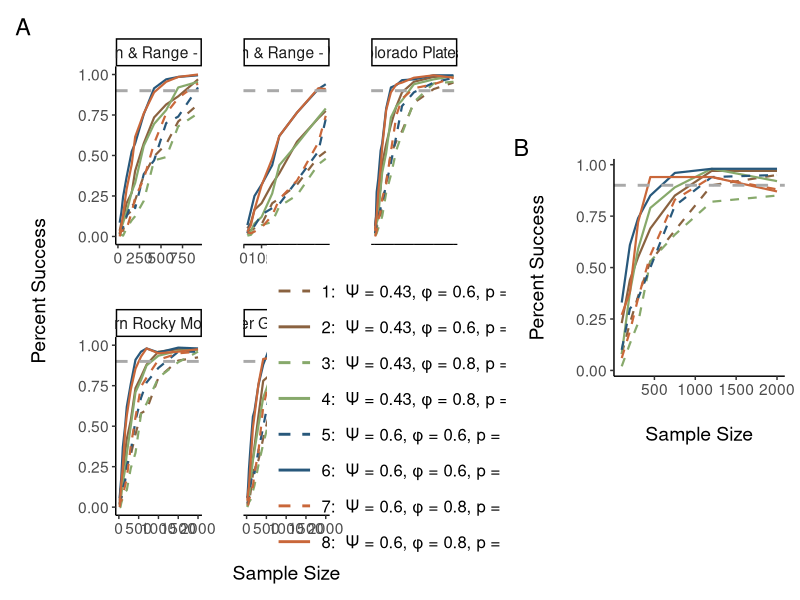

Source code (R): (Note: this script raises an error after producing the figure.)
library(dplyr)
library(tidyr)
library(ggplot2)
library(patchwork)

## Fixed study characteristics
nyear = 10
#n_sites = sum(emu_veg$hex_num)
n_vis = 2

### Parameters ###

# get dataframe of all possible scenarios
sim_scenarios_table <- data.frame(
  # these are the parameters that change, taken directly from Woods 2019
  psi = c(0.03, 0.43, 0.6), phi = c(.6, .8, .8), p = c(0.4, 0.8, .8)) %>%
  # get all possible combinations
  tidyr::expand(psi, phi,p) %>%
  # and give each unique combination an ID
  mutate(sim_num = row_number(),
         occupancy = ifelse(psi == 0.03, "low", "high")) %>%
  # these are the same for all scenarios right now, sd's from Wood 2019, psi1_low kinda made up
  #mutate(sd_phi = 0.04, sd_gamma = 0.01) %>%
  select(-sim_num) %>%
  #rowwise() %>%
  mutate(gamma = round((psi * (1-phi))/(1-psi), 2)) %>%
  #ungroup() %>%
  #group_by(phi, p, sd_phi, sd_gamma) %>%
  pivot_wider(names_from = "occupancy", values_from = c("gamma", "psi"), values_fn = list) %>%
  unnest(c(gamma_high, psi_high)) %>%
  arrange(psi_high, phi) %>%
  mutate(simulation_scenario = row_number()) %>%
  select(simulation_scenario,everything())

### Hierarchical Power ###
hier_plot_df <- read.csv(here::here("data/nimble_power_check_hier_landscape.csv")) %>%
  mutate(scenario_id = chunk_num)

hier_plot_df <- hier_plot_df %>%
  select(-scenario_id) %>%
  left_join(sim_scenarios_table, by = c("phi", "p", "psi" = "psi_high"))

# ci_plotting_df <- tibble(ci = c(0.95, 0.90, 0.95, 0.90),
#                          y = c("ci_check", "ci_check_left_tail", "ci_check_any_decline", "post_check_any_decline"))

hier_power_plt <- #purrr::pmap(ci_plotting_df, ~hier_plot_df %>%
                                #filter(CI_type == .x) %>%
  hier_plot_df %>%
  arrange(psi) %>%
  mutate(sim_type = paste0(simulation_scenario, ":  \u03A8 = ", psi, ", \u03C6 = ", phi, ", p = ", p)) %>%
  ggplot(aes(x = total_n, y = ci_two_tail)) +
  geom_line(aes(color = sim_type, linetype = sim_type), linewidth = 0.75) +
  theme_classic() +
  scale_colour_discrete("", type = rep(c("#8A6240", "#87A96B", "#28587B", "#c9673a"), each = 2)) +
  scale_linetype_manual("", values=c(2,1,2,1,2,1,2,1)) +
  geom_hline(yintercept = 0.9, color = "darkgrey", linetype = "dashed", linewidth = 1) +
  #geom_vline(xintercept = 2000, color = "darkgrey", linewidth = 1) +
  theme(legend.position = "none",
        text=element_text(size=14),
        axis.title.y = element_text(margin = margin(t = 0, r = 20, b = 0, l = 0)),
        axis.title.x = element_text(margin = margin(t = 20, r = 0, b = 0, l = 0))) +
  ylab("Percent Success") +
  xlab("Sample Size")
#)

#ggsave(here::here("figures/hier_power_plot.jpeg"), hier_power_plt)


### EMU Power ###


power_eval <- read.csv(here::here("data/nimble_power_check_emu.csv"))

power_plt <- power_eval %>%
  #filter(total_n < 1200) %>%
  left_join(sim_scenarios_table, by = c("phi", "p", "psi" = "psi_high")) %>%
  mutate(sim_type = paste0(simulation_scenario, ":  \u03A8 = ", psi, ", \u03C6 = ", phi, ", p = ", p)) %>%
  mutate(unit = case_when(
    emu == "BRE" ~ "Basin & Range - East",
    emu == "BRW" ~ "Basin & Range - West",
    emu == "CP" ~ "Colorado Plateau",
    emu == "SRM" ~ "Southern Rocky Mountains",
    emu == "UGM" ~ "Upper Gila Mountains"
  )) %>%
  ggplot(aes(x = total_n, y = ci_two_tail)) +
  geom_line(aes(color = sim_type, linetype = sim_type), linewidth = 0.75) +
  # geom_vline(xintercept = 300) +
  # geom_vline(xintercept = 420) +
  # geom_vline(xintercept = 560) +
  # geom_vline(xintercept = 700) +
  # geom_vline(xintercept = 930) +
  # geom_vline(xintercept = 1000) +
  facet_wrap(~unit, scales = "free_x") +
  theme_classic() +
  scale_colour_discrete("", type = rep(c("#8A6240", "#87A96B", "#28587B", "#c9673a"), each = 2)) +
  scale_linetype_manual("", values=c(2,1,2,1,2,1,2,1)) +
  geom_hline(yintercept = 0.9, color = "darkgrey", linetype = "dashed", linewidth = 1) +
  theme(legend.position = "inside", legend.position.inside = c(0.85, 0.25),
        legend.text=element_text(size=12),
        legend.key.width = unit(1,"cm"),
        text=element_text(size=14),
        legend.key.spacing.y = unit(0.3, 'cm'),
        panel.spacing = unit(30, "pt"),
        axis.title.y = element_text(margin = margin(t = 0, r = 20, b = 0, l = 0)),
        axis.title.x = element_text(margin = margin(t = 20, r = 0, b = 0, l = 0))
  ) +
  guides(linetype = guide_legend(override.aes = list(linewidth = 1))# byrow = TRUE),
         #color = guide_legend(byrow = TRUE)
  ) +
  ylab("Percent Success") +
  xlab("Sample Size")

#ggsave(here::here("figures/power_plot.jpeg"), power_plt)

power_join <- power_plt + plot_spacer() +
  (plot_spacer() + hier_power_plt + plot_spacer() + plot_layout(ncol = 1, heights = c(0.5,2,0.5))) +
  plot_layout(nrow = 1, widths = c(2, 0.15, 1)) +
  plot_annotation(tag_levels = "A")

ggsave(here::here("figures/power_plot_join.jpeg"), power_join, width = 18, height = 9)

# # get plots for different kinds of power checks
# ggsave(here::here("figures/power_check_twotail.png"), power_plt[[1]], width = 16.5, height = 9.87)
# ggsave(here::here("figures/power_check_lefttail.png"), power_plt[[2]], width = 16.5, height = 9.87)
# ggsave(here::here("figures/power_check_negative.png"), power_plt[[3]], width = 16.5, height = 9.87)


################################
#### Separate by detection #####
################################

hier_power_p4 <- hier_plot_df %>%
  arrange(psi) %>%
  filter(p == 0.4) %>%
  mutate(sim_type = paste0("\u03A8 = ", psi, ", \u03C6 = ", phi)) %>%
  ggplot(aes(x = total_samp, y = success)) +
  geom_line(aes(color = sim_type), linewidth = 0.75) +
  theme_classic() +
  scale_colour_discrete("", type = c("#8A6240", "#87A96B", "#28587B", "#c9673a")) +
  #scale_linetype_manual("", values=c(2,1,2,1,2,1,2,1)) +
  geom_hline(yintercept = 0.9, color = "darkgrey", linetype = "dashed", linewidth = 1) +
  geom_vline(xintercept = 2000, color = "darkgrey", linewidth = 1) +
  theme(#legend.position = "none",
        text=element_text(size=14),
        axis.title.y = element_text(margin = margin(t = 0, r = 20, b = 0, l = 0)),
        axis.title.x = element_text(margin = margin(t = 20, r = 0, b = 0, l = 0))) +
  ylab("Percent Success") +
  xlab("Sample Size")

hier_power_p8 <- hier_plot_df %>%
  arrange(psi) %>%
  filter(p == 0.8) %>%
  mutate(sim_type = paste0("\u03A8 = ", psi, ", \u03C6 = ", phi)) %>%
  ggplot(aes(x = total_samp, y = success)) +
  geom_line(aes(color = sim_type), linewidth = 0.75) +
  theme_classic() +
  scale_colour_discrete("", type = c("#8A6240", "#87A96B", "#28587B", "#c9673a")) +
  #scale_linetype_manual("", values=c(2,1,2,1,2,1,2,1)) +
  geom_hline(yintercept = 0.9, color = "darkgrey", linetype = "dashed", linewidth = 1) +
  geom_vline(xintercept = 2000, color = "darkgrey", linewidth = 1) +
  theme(#legend.position = "none",
        text=element_text(size=14),
        axis.title.y = element_text(margin = margin(t = 0, r = 20, b = 0, l = 0)),
        axis.title.x = element_text(margin = margin(t = 20, r = 0, b = 0, l = 0))) +
  ylab("Percent Success") +
  xlab("Sample Size")

power_p4 <- power_plot_df %>%
  select(-sim_id) %>%
  filter(p == 0.4) %>%
  left_join(sim_scenarios_table, by = c("phi", "p", "psi" = "psi_high")) %>%
  mutate(sim_type = paste0(simulation_scenario, ": \u03A8 = ", psi, ", \u03C6 = ", phi, ", p = ", p)) %>%
  mutate(unit = case_when(
    emu == "BRE" ~ "Basin & Range - East",
    emu == "BRW" ~ "Basin & Range - West",
    emu == "CP" ~ "Colorado Plateau",
    emu == "SRM" ~ "Southern Rocky Mountains",
    emu == "UGM" ~ "Upper Gila Mountains"
  )) %>%
  ggplot(aes(x = total_n, y = success)) +
  geom_line(aes(color = sim_type), linewidth = 0.75) +
  facet_wrap(~unit, scales = "free_x") +
  theme_classic() +
  scale_colour_discrete("", type = c("#8A6240", "#87A96B", "#28587B", "#c9673a")) +
  #scale_linetype_manual("", values=c(2,1,2,1,2,1,2,1)) +
  geom_hline(yintercept = 0.9, color = "darkgrey", linetype = "dashed", linewidth = 1) +
  theme(legend.position = "none",
        #legend.position = "inside", legend.position.inside = c(0.85, 0.25),
        legend.text=element_text(size=12),
        legend.key.width = unit(1,"cm"),
        text=element_text(size=14),
        legend.key.spacing.y = unit(0.5, 'cm'),
        panel.spacing = unit(30, "pt"),
        axis.title.y = element_text(margin = margin(t = 0, r = 20, b = 0, l = 0)),
        axis.title.x = element_blank(),
  ) +
  guides(linetype = guide_legend(override.aes = list(linewidth = 1))# byrow = TRUE),
         #color = guide_legend(byrow = TRUE)
  ) +
  ylab("Percent Success")

power_p8 <- power_plot_df %>%
  select(-sim_id) %>%
  filter(p == 0.8) %>%
  left_join(sim_scenarios_table, by = c("phi", "p", "psi" = "psi_high")) %>%
  mutate(sim_type = paste0(simulation_scenario, ": \u03A8 = ", psi, ", \u03C6 = ", phi, ", p = ", p)) %>%
  mutate(unit = case_when(
    emu == "BRE" ~ "Basin & Range - East",
    emu == "BRW" ~ "Basin & Range - West",
    emu == "CP" ~ "Colorado Plateau",
    emu == "SRM" ~ "Southern Rocky Mountains",
    emu == "UGM" ~ "Upper Gila Mountains"
  )) %>%
  ggplot(aes(x = total_n, y = success)) +
  geom_line(aes(color = sim_type), linewidth = 0.75) +
  facet_wrap(~unit, scales = "free_x") +
  theme_classic() +
  scale_colour_discrete("", type = c("#8A6240", "#87A96B", "#28587B", "#c9673a")) +
  #scale_linetype_manual("", values=c(2,1,2,1,2,1,2,1)) +
  geom_hline(yintercept = 0.9, color = "darkgrey", linetype = "dashed", linewidth = 1) +
  theme(legend.position = "none",
        #legend.position = "inside", legend.position.inside = c(0.85, 0.25),
        legend.text=element_text(size=12),
        legend.key.width = unit(1,"cm"),
        text=element_text(size=14),
        legend.key.spacing.y = unit(0.5, 'cm'),
        panel.spacing = unit(30, "pt"),
        axis.title.y = element_text(margin = margin(t = 0, r = 20, b = 0, l = 0)),
        axis.title.x = element_text(margin = margin(t = 20, r = 0, b = 0, l = 0))
  ) +
  guides(linetype = guide_legend(override.aes = list(linewidth = 1))# byrow = TRUE),
         #color = guide_legend(byrow = TRUE)
  ) +
  ylab("Percent Success") +
  xlab("Sample Size")


(power_p4 + plot_spacer() +
  (plot_spacer() + hier_power_p4 + plot_spacer() + plot_layout(ncol = 1, heights = c(0.5,2,0.5))) +
  plot_layout(nrow = 1, widths = c(2, 0.15, 1))) /
  plot_spacer() /
  (power_p8 + plot_spacer() +
     (plot_spacer() + hier_power_p8 + plot_spacer() + plot_layout(ncol = 1, heights = c(0.5,2,0.5))) +
     plot_layout(nrow = 1, widths = c(2, 0.15, 1))) +
  plot_layout(heights = c(2,.3, 2))

power_by_detection <- (power_p4 + plot_spacer() + power_p8 + plot_layout(axis_titles = "collect", heights = c(2,.3, 2))) /
  plot_spacer() /
  (plot_spacer() + hier_power_p4 + guide_area() + hier_power_p8 + plot_spacer() + plot_layout(guides = "collect", ncol = 1, heights = c(0.15, 1, 0.75, 1, 0.15))) +
  plot_layout(ncol = 3, widths = c(2, 0.15, 1))

ggsave(here::here("figures/power_plot_detection.jpeg"), power_by_detection, width = 20, height = 15)



##### Bias #####

## Absolute Bias
bias_plt <- power_eval %>%
  #filter(total_n > 250) %>%
  select(-sim_id) %>%
  left_join(sim_scenarios_table, by = c("phi", "p", "psi" = "psi_high")) %>%
  mutate(sim_type = paste0(simulation_scenario, ":  \u03A8 = ", psi, ", \u03C6 = ", phi, ", p = ", p)) %>%
  mutate(unit = case_when(
    emu == "BRE" ~ "Basin & Range - East",
    emu == "BRW" ~ "Basin & Range - West",
    emu == "CP" ~ "Colorado Plateau",
    emu == "SRM" ~ "Southern Rocky Mountains",
    emu == "UGM" ~ "Upper Gila Mountains"
  )) %>%
  filter(CI_type == 0.90) %>%
  ggplot(aes(x = total_n, y = bias)) +
  geom_line(aes(color = sim_type, linetype = sim_type), linewidth = 0.75) +
  facet_wrap(~unit, scales = "free_x") +
  theme_classic() +
  scale_colour_discrete("", type = rep(c("#8A6240", "#87A96B", "#28587B", "#c9673a"), each = 2)) +
  scale_linetype_manual("", values=c(2,1,2,1,2,1,2,1)) +
  geom_hline(yintercept = 0, color = "darkgrey", linetype = "dashed", linewidth = 1) +
  theme(legend.position = "inside", legend.position.inside = c(0.85, 0.25),
        legend.text=element_text(size=12),
        legend.key.width = unit(1,"cm"),
        text=element_text(size=14),
        legend.key.spacing.y = unit(0.5, 'cm'),
        panel.spacing = unit(30, "pt"),
        axis.title.y = element_text(margin = margin(t = 0, r = 20, b = 0, l = 0)),
        axis.title.x = element_text(margin = margin(t = 20, r = 0, b = 0, l = 0))
  ) +
  guides(linetype = guide_legend(override.aes = list(linewidth = 1))# byrow = TRUE),
         #color = guide_legend(byrow = TRUE)
  ) +
  ylab("Mean absolute bias") +
  xlab("Sample Size")

ggsave(here::here("figures/bias_plot.png"), bias_plt, width = 19.6, height = 12)

## Relative Bias
rel_bias_plt <- power_eval %>%
  #filter(total_n > 250) %>%
  select(-sim_id) %>%
  left_join(sim_scenarios_table, by = c("phi", "p", "psi" = "psi_high")) %>%
  mutate(sim_type = paste0(simulation_scenario, ":  \u03A8 = ", psi, ", \u03C6 = ", phi, ", p = ", p)) %>%
  mutate(unit = case_when(
    emu == "BRE" ~ "Basin & Range - East",
    emu == "BRW" ~ "Basin & Range - West",
    emu == "CP" ~ "Colorado Plateau",
    emu == "SRM" ~ "Southern Rocky Mountains",
    emu == "UGM" ~ "Upper Gila Mountains"
  )) %>%
  filter(CI_type == 0.90) %>%
  ggplot(aes(x = total_n, y = relative_bias)) +
  geom_line(aes(color = sim_type, linetype = sim_type), linewidth = 0.75) +
  facet_wrap(~unit, scales = "free_x") +
  theme_classic() +
  scale_colour_discrete("", type = rep(c("#8A6240", "#87A96B", "#28587B", "#c9673a"), each = 2)) +
  scale_linetype_manual("", values=c(2,1,2,1,2,1,2,1)) +
  geom_hline(yintercept = 0, color = "darkgrey", linetype = "dashed", linewidth = 1) +
  theme(legend.position = "inside", legend.position.inside = c(0.85, 0.25),
        legend.text=element_text(size=12),
        legend.key.width = unit(1,"cm"),
        text=element_text(size=14),
        legend.key.spacing.y = unit(0.5, 'cm'),
        panel.spacing = unit(30, "pt"),
        axis.title.y = element_text(margin = margin(t = 0, r = 20, b = 0, l = 0)),
        axis.title.x = element_text(margin = margin(t = 20, r = 0, b = 0, l = 0))
  ) +
  guides(linetype = guide_legend(override.aes = list(linewidth = 1))# byrow = TRUE),
         #color = guide_legend(byrow = TRUE)
  ) +
  ylab("Mean absolute bias") +
  xlab("Sample Size")

ggsave(here::here("figures/relative_bias_plot.png"), rel_bias_plt, width = 19.6, height = 12)

## For a two-tailed, alpha = 0.05 test, what percentage of reps is the true trend less than the estimated trend
### This plot shows that we're slightly more likely to underestimate the trend (true trend is less than estimated trend) across all replicates
power_eval %>%
  select(-sim_id) %>%
  left_join(sim_scenarios_table, by = c("phi", "p", "psi" = "psi_high")) %>%
  mutate(sim_type = paste0(simulation_scenario, ":  \u03A8 = ", psi, ", \u03C6 = ", phi, ", p = ", p)) %>%
  mutate(unit = case_when(
    emu == "BRE" ~ "Basin & Range - East",
    emu == "BRW" ~ "Basin & Range - West",
    emu == "CP" ~ "Colorado Plateau",
    emu == "SRM" ~ "Southern Rocky Mountains",
    emu == "UGM" ~ "Upper Gila Mountains"
  )) %>%
  filter(CI_type == 0.90) %>%
  ggplot(aes(x = total_n, y = percent_trend_lower)) +
  geom_line(aes(color = sim_type, linetype = sim_type), linewidth = 0.75) +
  facet_wrap(~unit, scales = "free_x") +
  theme_classic() +
  scale_colour_discrete("", type = rep(c("#8A6240", "#87A96B", "#28587B", "#c9673a"), each = 2)) +
  scale_linetype_manual("", values=c(2,1,2,1,2,1,2,1)) +
  geom_hline(yintercept = 0.5, color = "darkgrey", linetype = "dashed", linewidth = 1) +
  theme(legend.position = "inside", legend.position.inside = c(0.85, 0.25),
        legend.text=element_text(size=12),
        legend.key.width = unit(1,"cm"),
        text=element_text(size=14),
        legend.key.spacing.y = unit(0.5, 'cm'),
        panel.spacing = unit(30, "pt"),
        axis.title.y = element_text(margin = margin(t = 0, r = 20, b = 0, l = 0)),
        axis.title.x = element_text(margin = margin(t = 20, r = 0, b = 0, l = 0))
  ) +
  guides(linetype = guide_legend(override.aes = list(linewidth = 1))# byrow = TRUE),
         #color = guide_legend(byrow = TRUE)
  ) +
  ylab("Percent of Reps where True Trend is less than estimated trend") +
  xlab("Sample Size")



## For a two-tailed, alpha = 0.05 test, what percentage of reps is the true trend less than the estimated trend for only reps where
## estimated trend is not included in CI
### This plot shows that for reps not in the confidence interval, we're way more likely to overestimate the trend (true trend is greater than estimated trend)
bias_ci_in_plt <- power_eval %>%
  select(-sim_id) %>%
  left_join(sim_scenarios_table, by = c("phi", "p", "psi" = "psi_high")) %>%
  mutate(sim_type = paste0(simulation_scenario, ":  \u03A8 = ", psi, ", \u03C6 = ", phi, ", p = ", p)) %>%
  mutate(unit = case_when(
    emu == "BRE" ~ "Basin & Range - East",
    emu == "BRW" ~ "Basin & Range - West",
    emu == "CP" ~ "Colorado Plateau",
    emu == "SRM" ~ "Southern Rocky Mountains",
    emu == "UGM" ~ "Upper Gila Mountains"
  )) %>%
  filter(CI_type == 0.90) %>%
  ggplot(aes(x = total_n, y = percent_exclude_trend_lower)) +
  geom_line(aes(color = sim_type, linetype = sim_type), linewidth = 0.75) +
  facet_wrap(~unit, scales = "free_x") +
  theme_classic() +
  scale_colour_discrete("", type = rep(c("#8A6240", "#87A96B", "#28587B", "#c9673a"), each = 2)) +
  scale_linetype_manual("", values=c(2,1,2,1,2,1,2,1)) +
  geom_hline(yintercept = 0.5, color = "darkgrey", linetype = "dashed", linewidth = 1) +
  theme(legend.position = "inside", legend.position.inside = c(0.85, 0.25),
        legend.text=element_text(size=12),
        legend.key.width = unit(1,"cm"),
        text=element_text(size=14),
        legend.key.spacing.y = unit(0.5, 'cm'),
        panel.spacing = unit(30, "pt"),
        axis.title.y = element_text(margin = margin(t = 0, r = 20, b = 0, l = 0)),
        axis.title.x = element_text(margin = margin(t = 20, r = 0, b = 0, l = 0))
  ) +
  guides(linetype = guide_legend(override.aes = list(linewidth = 1))# byrow = TRUE),
         #color = guide_legend(byrow = TRUE)
  ) +
  ylab("Percent of Reps where True Trend not in CI and is less than estimated trend") +
  xlab("Sample Size")

#ggsave(here::here("figures/bias_plot.png"), bias_ci_in_plt, width = 19.6, height = 12)

## Precision figure ##

precision_plt <- power_eval %>%
  select(-sim_id) %>%
  left_join(sim_scenarios_table, by = c("phi", "p", "psi" = "psi_high")) %>%
  mutate(sim_type = paste0(simulation_scenario, ":  \u03A8 = ", psi, ", \u03C6 = ", phi, ", p = ", p)) %>%
  mutate(unit = case_when(
    emu == "BRE" ~ "Basin & Range - East",
    emu == "BRW" ~ "Basin & Range - West",
    emu == "CP" ~ "Colorado Plateau",
    emu == "SRM" ~ "Southern Rocky Mountains",
    emu == "UGM" ~ "Upper Gila Mountains"
  )) %>%
  filter(CI_type == 0.95) %>%
  ggplot(aes(x = total_n, y = width)) +
  geom_line(aes(color = sim_type, linetype = sim_type), linewidth = 0.75) +
  facet_wrap(~unit, scales = "free_x") +
  theme_classic() +
  scale_colour_discrete("", type = rep(c("#8A6240", "#87A96B", "#28587B", "#c9673a"), each = 2)) +
  scale_linetype_manual("", values=c(2,1,2,1,2,1,2,1)) +
  #geom_hline(yintercept = 0.5, color = "darkgrey", linetype = "dashed", linewidth = 1) +
  theme(legend.position = "inside", legend.position.inside = c(0.85, 0.25),
        legend.text=element_text(size=12),
        legend.key.width = unit(1,"cm"),
        text=element_text(size=14),
        legend.key.spacing.y = unit(0.5, 'cm'),
        panel.spacing = unit(30, "pt"),
        axis.title.y = element_text(margin = margin(t = 0, r = 20, b = 0, l = 0)),
        axis.title.x = element_text(margin = margin(t = 20, r = 0, b = 0, l = 0))
  ) +
  guides(linetype = guide_legend(override.aes = list(linewidth = 1))# byrow = TRUE),
         #color = guide_legend(byrow = TRUE)
  ) +
  ylab("Average CI Width") +
  xlab("Sample Size")

ggsave(here::here("figures/precision_plot.png"), precision_plt, width = 16.2, height = 12)
